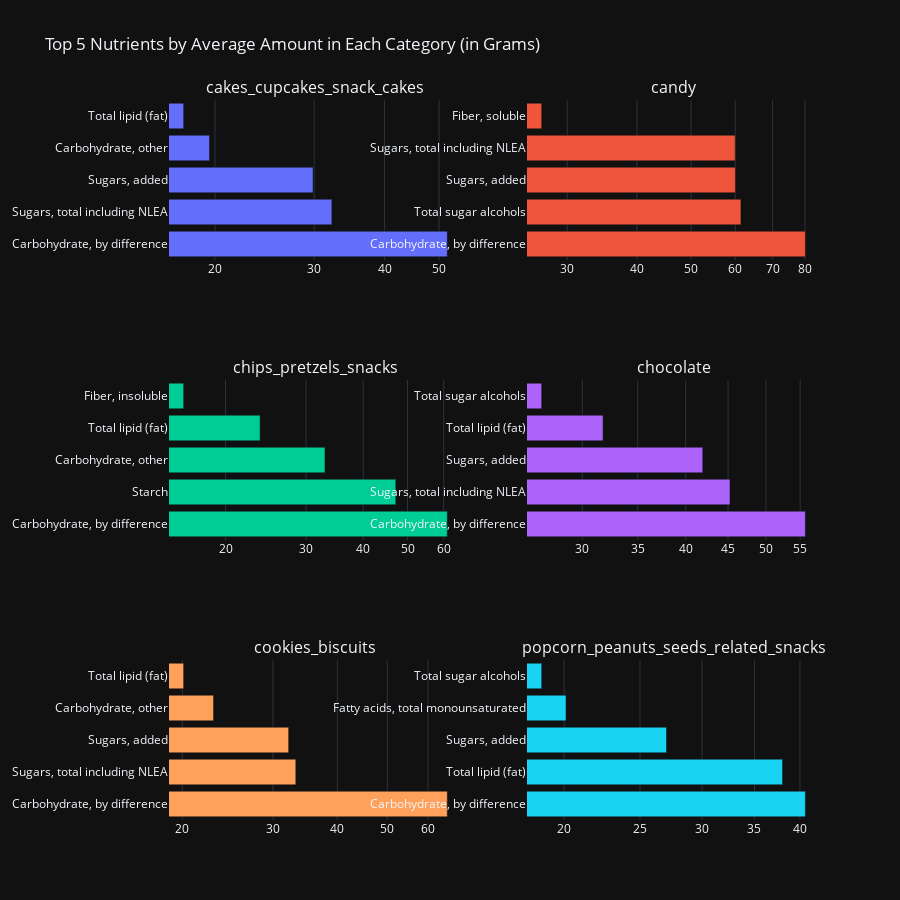

Notebook code for this chart:
### Code cell
def convert_to_grams(row):
    if row['unit_name'] == 'MG':
        return row['amount'] * 0.001
    elif row['unit_name'] == 'UG':
        return row['amount'] * 0.000001
    else:
        return row['amount']

nut_merge['amount_converted'] = nut_merge.apply(convert_to_grams, axis=1)

filtered_data_g = nut_merge[nut_merge['unit_name'].isin(['G', 'MG', 'UG'])]
avg_amount_g = filtered_data_g.groupby(['category', 'name'])['amount_converted'].mean().reset_index()

top_avg_g = avg_amount_g.groupby('category').apply(lambda x: x.nlargest(5, 'amount_converted')).reset_index(drop=True)

fig = make_subplots(rows=3, cols=2, subplot_titles=top_avg_g['category'].unique(), shared_xaxes=False)

r, c = 1, 1
for category in top_avg_g['category'].unique():
    subset = top_avg_g[top_avg_g['category'] == category]
    fig.add_trace(go.Bar(x=subset['amount_converted'], y=subset['name'], orientation='h', name=category), row=r, col=c)
    fig.update_xaxes(type="log", row=r, col=c)
    c += 1
    if c > 2:
        c = 1
        r += 1

fig.update_layout(title_text='Top 5 Nutrients by Average Amount in Each Category (in Grams)', showlegend=False, height=900)
fig.show()

### Figure 1 — Plotly figure (JSON) as saved in the notebook; plotly's stock layout.template omitted (floating-point values rounded to 4 significant figures)
{"data": [{"name": "cakes_cupcakes_snack_cakes", "orientation": "h", "x": [51.7, 32.25, 29.86, 19.56, 17.6], "y": ["Carbohydrate, by difference", "Sugars, total including NLEA", "Sugars, added", "Carbohydrate, other", "Total lipid (fat)"], "type": "bar", "xaxis": "x", "yaxis": "y"}, {"name": "candy", "orientation": "h", "x": [80.12, 61.43, 60.04, 59.99, 27.0], "y": ["Carbohydrate, by difference", "Total sugar alcohols", "Sugars, added", "Sugars, total including NLEA", "Fiber, soluble"], "type": "bar", "xaxis": "x2", "yaxis": "y2"}, {"name": "chips_pretzels_snacks", "orientation": "h", "x": [61.09, 47.14, 33.0, 23.8, 16.2], "y": ["Carbohydrate, by difference", "Starch", "Carbohydrate, other", "Total lipid (fat)", "Fiber, insoluble"], "type": "bar", "xaxis": "x3", "yaxis": "y3"}, {"name": "chocolate", "orientation": "h", "x": [55.8, 45.25, 41.95, 31.78, 26.79], "y": ["Carbohydrate, by difference", "Sugars, total including NLEA", "Sugars, added", "Total lipid (fat)", "Total sugar alcohols"], "type": "bar", "xaxis": "x4", "yaxis": "y4"}, {"name": "cookies_biscuits", "orientation": "h", "x": [65.38, 33.22, 32.17, 23.0, 20.12], "y": ["Carbohydrate, by difference", "Sugars, total including NLEA", "Sugars, added", "Carbohydrate, other", "Total lipid (fat)"], "type": "bar", "xaxis": "x5", "yaxis": "y5"}, {"name": "popcorn_peanuts_seeds_related_snacks", "orientation": "h", "x": [40.64, 38.01, 27.03, 20.12, 18.73], "y": ["Carbohydrate, by difference", "Total lipid (fat)", "Sugars, added", "Fatty acids, total monounsaturated", "Total sugar alcohols"], "type": "bar", "xaxis": "x6", "yaxis": "y6"}], "layout": {"xaxis": {"anchor": "y", "domain": [0.0, 0.45], "type": "log"}, "yaxis": {"anchor": "x", "domain": [0.7778, 1.0]}, "xaxis2": {"anchor": "y2", "domain": [0.55, 1.0], "type": "log"}, "yaxis2": {"anchor": "x2", "domain": [0.7778, 1.0]}, "xaxis3": {"anchor": "y3", "domain": [0.0, 0.45], "type": "log"}, "yaxis3": {"anchor": "x3", "domain": [0.3889, 0.6111]}, "xaxis4": {"anchor": "y4", "domain": [0.55, 1.0], "type": "log"}, "yaxis4": {"anchor": "x4", "domain": [0.3889, 0.6111]}, "xaxis5": {"anchor": "y5", "domain": [0.0, 0.45], "type": "log"}, "yaxis5": {"anchor": "x5", "domain": [0.0, 0.2222]}, "xaxis6": {"anchor": "y6", "domain": [0.55, 1.0], "type": "log"}, "yaxis6": {"anchor": "x6", "domain": [0.0, 0.2222]}, "annotations": [{"font": {"size": 16}, "showarrow": false, "text": "cakes_cupcakes_snack_cakes", "x": 0.225, "xanchor": "center", "xref": "paper", "y": 1.0, "yanchor": "bottom", "yref": "paper"}, {"font": {"size": 16}, "showarrow": false, "text": "candy", "x": 0.775, "xanchor": "center", "xref": "paper", "y": 1.0, "yanchor": "bottom", "yref": "paper"}, {"font": {"size": 16}, "showarrow": false, "text": "chips_pretzels_snacks", "x": 0.225, "xanchor": "center", "xref": "paper", "y": 0.6111, "yanchor": "bottom", "yref": "paper"}, {"font": {"size": 16}, "showarrow": false, "text": "chocolate", "x": 0.775, "xanchor": "center", "xref": "paper", "y": 0.6111, "yanchor": "bottom", "yref": "paper"}, {"font": {"size": 16}, "showarrow": false, "text": "cookies_biscuits", "x": 0.225, "xanchor": "center", "xref": "paper", "y": 0.2222, "yanchor": "bottom", "yref": "paper"}, {"font": {"size": 16}, "showarrow": false, "text": "popcorn_peanuts_seeds_related_snacks", "x": 0.775, "xanchor": "center", "xref": "paper", "y": 0.2222, "yanchor": "bottom", "yref": "paper"}], "title": {"text": "Top 5 Nutrients by Average Amount in Each Category (in Grams)"}, "showlegend": false, "height": 900}}
